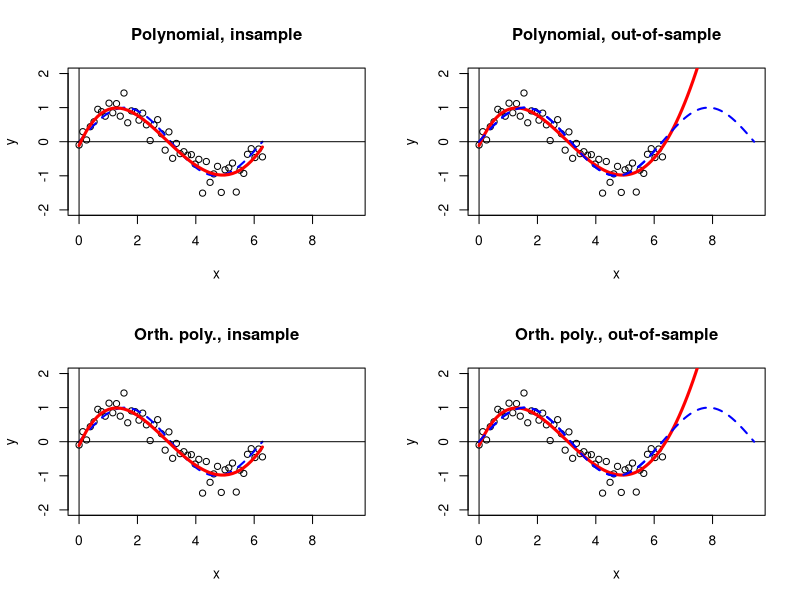

Here is the R script that generated this plot:
# Goal: Experiment with fitting nonlinear functional forms in
#       OLS, using orthogonal polynomials to avoid difficulties with
#       near-singular design matrices that occur with ordinary polynomials.
#       Shriya Anand, Gabor Grothendieck, Ajay Shah, March 2006.

# We will deal with noisy data from the d.g.p. y = sin(x) + e

png(filename="poli.png", width=1000, height=1000)
x <- seq(0, 2*pi, length.out=50)
set.seed(101)
y <- sin(x) + 0.3*rnorm(50)
basicplot <- function(x, y, minx=0, maxx=3*pi, title="") {
  plot(x, y, xlim=c(minx,maxx), ylim=c(-2,2), main=title)
  lines(x, sin(x), col="blue", lty=2, lwd=2)
  abline(h=0, v=0)
}
x.outsample <- seq(0, 3*pi, length.out=100)

# Severe multicollinearity with ordinary polynomials
x2 <- x*x
x3 <- x2*x
x4 <- x3*x
cor(cbind(x, x2, x3, x4))
# and a perfect design matrix using orthogonal polynomials
m <- poly(x, 4)
all.equal(cor(m), diag(4))              # Correlation matrix is I.

par(mfrow=c(2,2))
# Ordinary polynomial regression --
  p <- lm(y ~ x + I(x^2) + I(x^3) + I(x^4))
  summary(p)
  basicplot(x, y, title="Polynomial, insample") # Data
  lines(x, fitted(p), col="red", lwd=3)  # In-sample
  basicplot(x, y, title="Polynomial, out-of-sample")
  predictions.p <- predict(p, list(x = x.outsample))    # Out-of-sample
  lines(x.outsample, predictions.p, type="l", col="red", lwd=3)
  lines(x.outsample, sin(x.outsample), type="l", col="blue", lwd=2, lty=2)
  # As expected, polynomial fitting gives terrible results out of sample.

# These IDENTICAL things using orthogonal polynomials
  d <- lm(y ~ poly(x, 4))
  summary(d)
  basicplot(x, y, title="Orth. poly., insample") # Data
  lines(x, fitted(d), col="red", lwd=3)  # In-sample
  basicplot(x, y, title="Orth. poly., out-of-sample")
  predictions.op <- predict(d, list(x = x.outsample))    # Out-of-sample
  lines(x.outsample, predictions.op, type="l", col="red", lwd=3)
  lines(x.outsample, sin(x.outsample), type="l", col="blue", lwd=2, lty=2)

# predict(d) is magical! See ?SafePrediction
# The story runs at two levels. First, when you do an OLS model,
# predict()ion requires applying coefficients to an appropriate
# X matrix. But one level deeper, the polynomial or orthogonal-polynomial
# needs to be utilised for computing the X matrix based on the
# supplied x.outsample data.
# If you say p <- poly(x, n)
# then you can say predict(p, new) where predict.poly() gets invoked.
# And when you say predict(lm()), the full steps are worked out for
# you automatically: predict.poly() is used to make an X matrix and
# then prediction based on the regression results is done.

all.equal(predictions.p, predictions.op) # Both paths are identical for this
                                         # (tame) problem.
																				 
																				 
dev.off()																				 